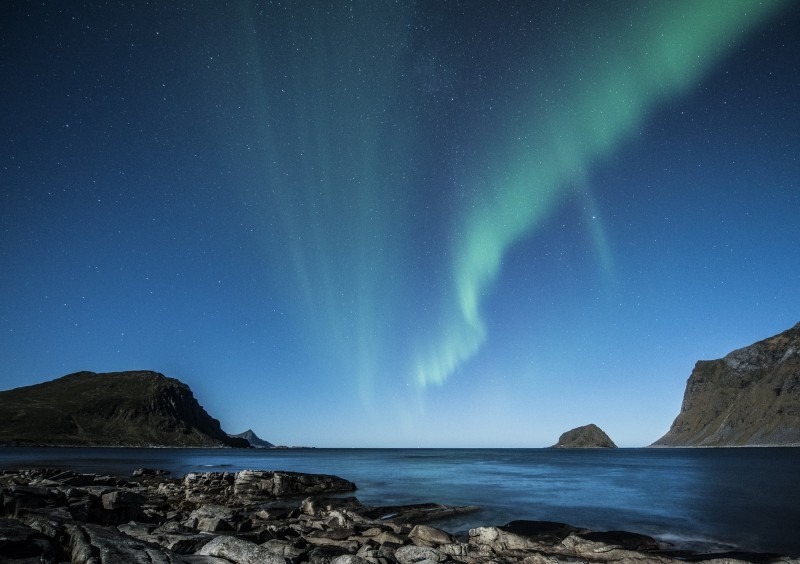
#> input picture Python-ImageProcessing/Ejercicios/Filtros/sample2.jpg, 800 x 564 px
$ python mediana.py
#> lines starting #> are read from the running program, lines starting #| are printed output that depends on the picture
### Python-ImageProcessing/Ejercicios/Filtros/espaciosColor.py
import numpy as np

# 0.299 R + 0.587 G + 0.114 B
def rgb2gray(img):
    #Obteniendo dimensiones de mi imagen
    alto, ancho, canales = img.shape

    #Creando una imagen en escala de grises con puros 0
    gray = np.zeros((alto, ancho), dtype= float)


    #Recorrer la imagenoriginal pixel a pixel
    for i in range(alto):
        for j in range(ancho):

            #Obtener los valores de R, G y B de cada pixel
            R = img[i,j,0]
            G = img[i,j,1]
            B = img[i,j,2]

            #Convertir a escala de grises
            Y = 0.299*R + 0.587*G + 0.114*B

            #Asignar el valor a la imagen en escala de grises
            gray[i,j] = Y

    return gray

import numpy as np

# [152 lines left out: functions rgb2cmyk, rgb2hsv, rgb2lab, cuantizar, not called in this run]

def binarizar(imagen, umbral):
    imagen_binaria = np.where(imagen > umbral, 1.0, 0.0)
    return imagen_binaria

### Python-ImageProcessing/Ejercicios/Filtros/miLibreria.py

import numpy as np

# [160 lines left out: functions rgb2gray, cuantizar_pixel, cuantizar_imagen, correlacion1D, convulsion1D, correlacion2D_manual and 6 more, not called in this run]

def mix_min (rk, r_min, r_max,s_min, s_max):
    return s_min + ((rk - r_min) * (s_max - s_min)) / (r_max - r_min)


# [39 lines left out: functions estiramientoContrastePorTramos, agregar_ruido_gaussiano, not called in this run]

def ruidoSalPimienta(img, ps, pp):
    epsilon = np.random.uniform(0, 1, img.shape)

    alto, ancho = img.shape
    img_out = np.zeros((alto, ancho), dtype= float)

    for i in range(alto):
        for j in range(ancho):
            if epsilon[i, j] < ps:
                img_out[i, j] = 0
            elif epsilon[i, j] > 1 - pp:
                img_out[i, j] = 255
            else:
                img_out[i, j] = img[i, j]

    return img_out

# [83 lines left out: functions histograma, histogramaNormalizado, acumulado, ecualizacion_histograma, negativa, logaritmica and 1 more, not called in this run]

def binarizar(imagen, umbral):
    imagen_binaria = np.where(imagen > umbral, 1.0, 0.0)
    return imagen_binaria

# [37 lines left out: functions erosion, dilatacion, not called in this run]

### Python-ImageProcessing/Ejercicios/Filtros/mediana.py
import numpy as np

def filtro_mediana(imagen, tamaño_kernel):
    # Copia de la imagen para no modificar la original
    salida = np.copy(imagen)

    # Radio del kernel
    k = tamaño_kernel // 2

    # Dimensiones de la imagen
    alto, ancho = imagen.shape

    # Recorremos cada píxel, sin tocar los bordes
    for i in range(k, alto - k):
        for j in range(k, ancho - k):
            # Extraemos la ventana (submatriz del tamaño del kernel)
            ventana = []
            for a in range(-k, k+1):
                for b in range(-k, k+1):
                    ventana.append(imagen[i + a, j + b])

            # Ordenamos manualmente la ventana
            for x in range(len(ventana)):
                for y in range(x + 1, len(ventana)):
                    if ventana[y] < ventana[x]:
                        ventana[x], ventana[y] = ventana[y], ventana[x]

            # Tomamos el valor del centro (mediana)
            mediana = ventana[len(ventana) // 2]

            # Reemplazamos el valor del píxel central
            salida[i, j] = mediana

    return salida


# Creamos una imagen de prueba
imagen = np.array([
    [10, 20, 30, 40, 50],
    [15, 25, 35, 45, 55],
    [20, 30, 255, 60, 70],
    [25, 35, 45, 65, 75],
    [30, 40, 50, 70, 80]
])

# Aplicamos el filtro de mediana con kernel 3x3
resultado = filtro_mediana(imagen, 3)

# Mostramos el resultado
print("Imagen original:")
print(imagen)

print("\nImagen filtrada:")
print(resultado)


import numpy as np
import matplotlib.image as mpimg
import matplotlib.pyplot as plt
import espaciosColor as ec
import miLibreria as ml

# Cargar imagen
imagen = mpimg.imread('sample2.jpg')
#> imagen is the input picture: shape (564, 800, 3); mean R, G, B 53.3, 87.6, 114.6
imagen_gray = ec.rgb2gray(imagen)
#> after the loop in rgb2gray, `for i in range(alto):`:
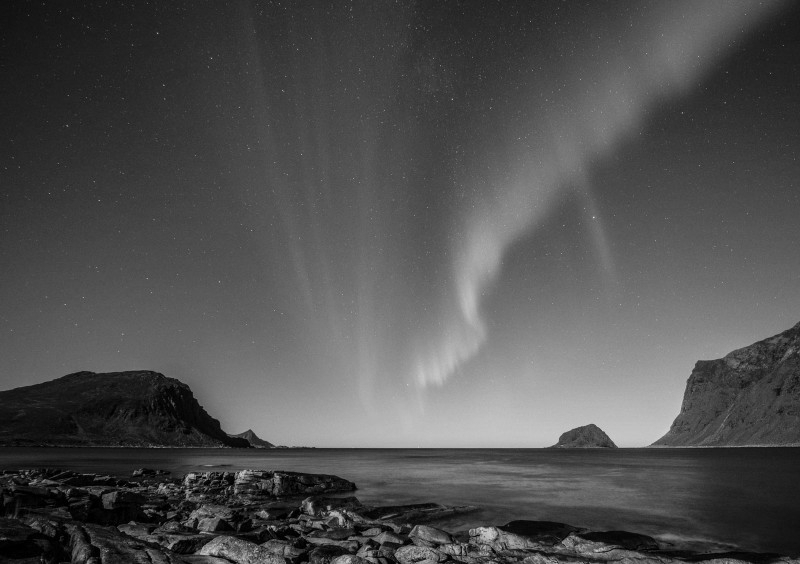
#> gray: shape (564, 800) float64; min 0, max 223.2, mean 80.4
sal = ml.ruidoSalPimienta(imagen_gray, pp = 0.1, ps= 0.1)
#> after the loop in ruidoSalPimienta, `for i in range(alto):`:
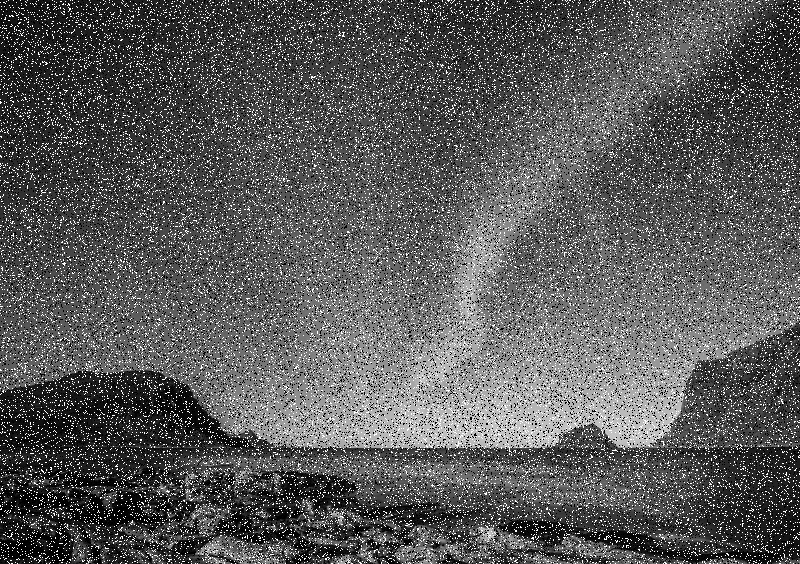
#> img_out: shape (564, 800) float64; min 0, max 255, mean 89.7


# Aplica el filtro que hicimos antes
imagen_filtrada = filtro_mediana(sal, tamaño_kernel=3)

# Mostrar imagen original y filtrada
plt.figure(figsize=(10, 4))

plt.subplot(1, 2, 1)
plt.title("Imagen original con ruido")
plt.imshow(sal, cmap='gray')
plt.axis('off')

plt.subplot(1, 2, 2)
plt.title("Imagen filtrada con mediana")
plt.imshow(imagen_filtrada, cmap='gray')
plt.axis('off')

plt.tight_layout()
plt.show()
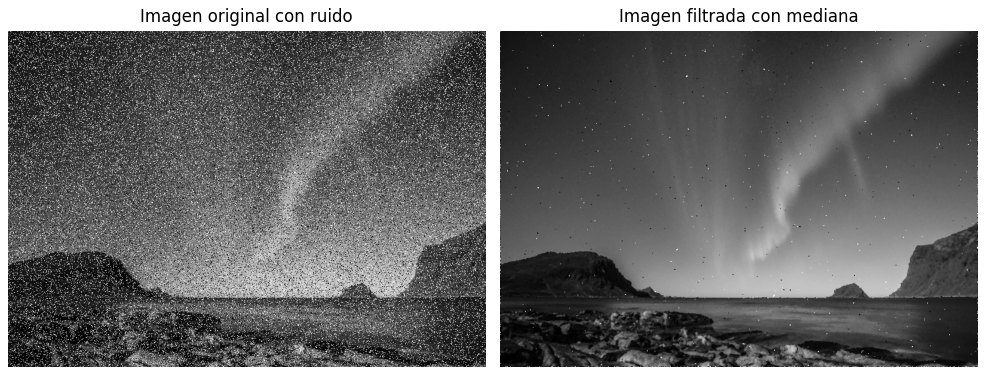
#> figure drawn by matplotlib, 2 panels
